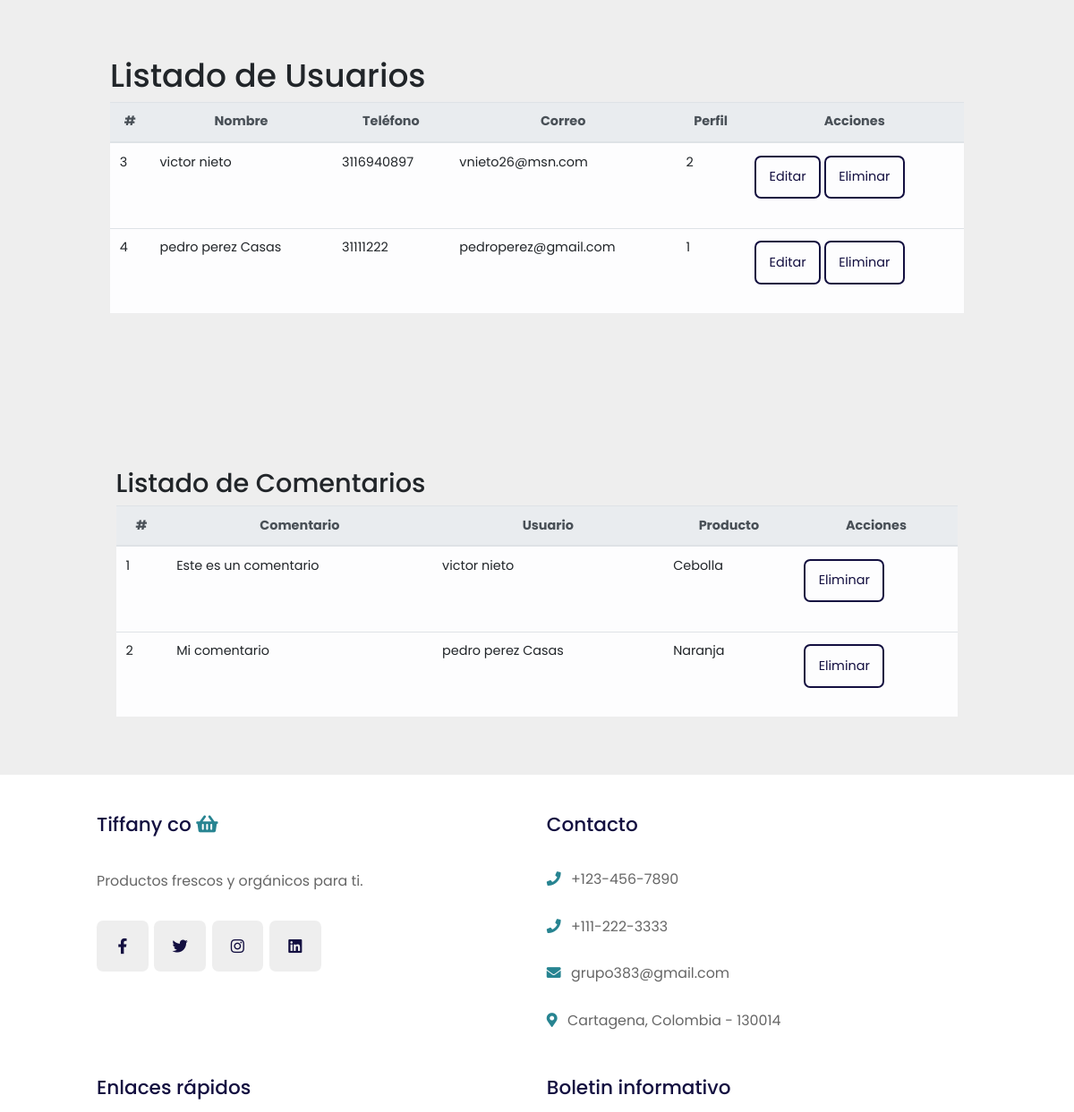
The page /home (signed in, middle part) on the database as committed earlier.
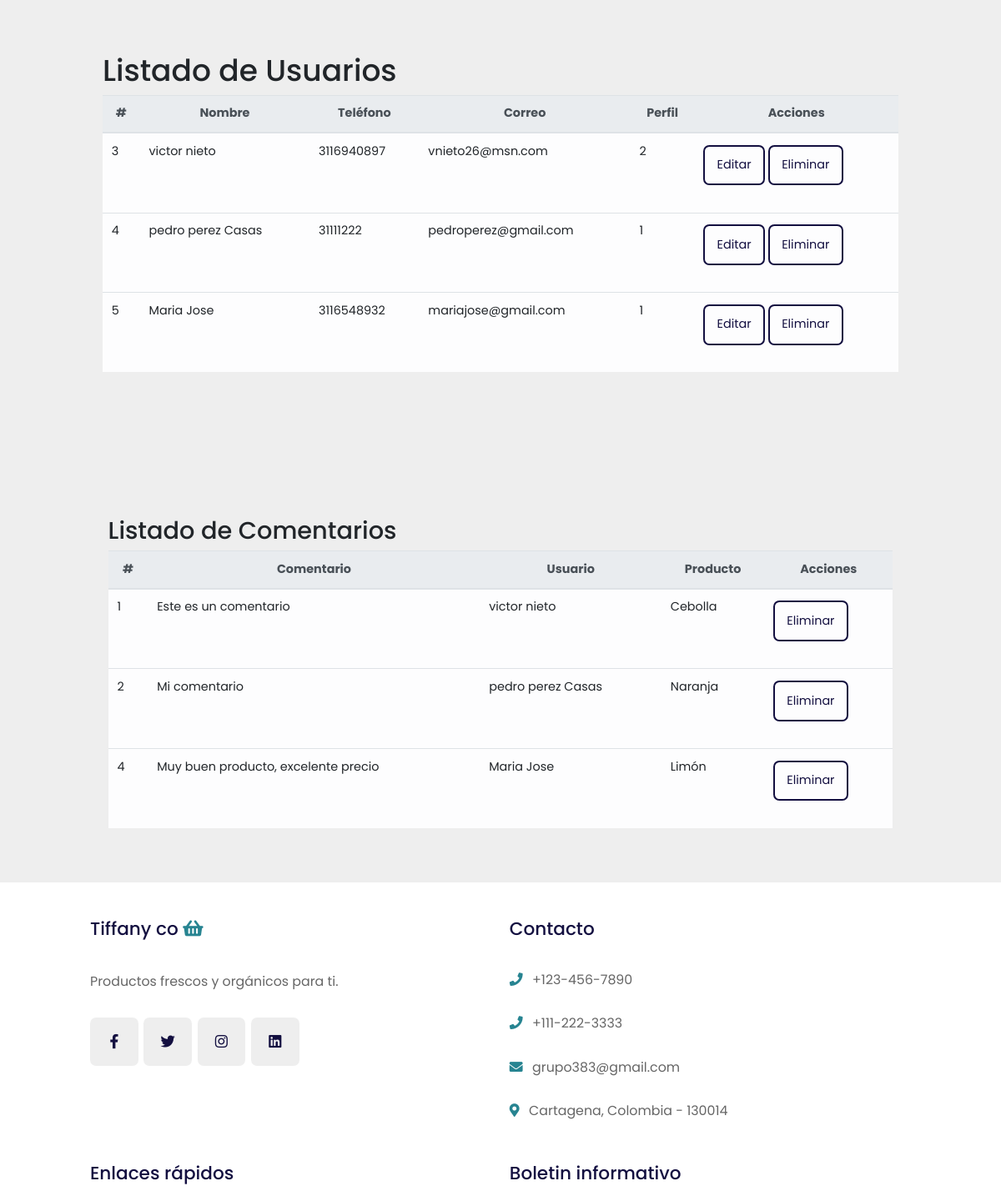
The same page on the database as committed later.
### app.py (models this page shows)
class Users(db.Model):
    id = db.Column(db.Integer, primary_key=True)
    nombre = db.Column(db.String(150), nullable=False)
    telefono = db.Column(db.String(20), nullable=False)
    email = db.Column(db.String(100), unique=True, nullable=False)
    password = db.Column(db.String(80), nullable=False)
    perfil = db.Column(db.String(1), default='1')
    comentario = db.relationship("Comentarios", backref="users")
    compra = db.relationship('Compras', backref='users')

class Comentarios(db.Model):
    id = db.Column(db.Integer, primary_key=True)
    comentario = db.Column(db.String(300), nullable=False)
    id_user = db.Column(db.Integer, db.ForeignKey('users.id'), nullable=False)
    id_producto = db.Column(db.Integer, db.ForeignKey('products.id'), nullable=False)

class Products(db.Model):
    id = db.Column(db.Integer, primary_key=True)
    producto = db.Column(db.String(150), nullable=False)
    categoria = db.Column(db.String(50), nullable=False)
    precio = db.Column(db.Float, default = 0.0)
    stock = db.Column(db.Integer, default=0)
    comentario = db.relationship('Comentarios', backref='products')
    compra = db.relationship('Compras', backref='products')

### app.py (the view)
@ app.route('/home')
def home():
    if 'username' in session:
        productos = Products.query.all()
        users = Users.query.all()
        comentarios = Comentarios.query.all()
        return render_template('home.html', productos=productos, users=users, comentarios= comentarios)
    return redirect(url_for('inicio'))

### templates/home.html (shortened to what this page needs)
<!DOCTYPE html>
<html lang="en">
<head>
    <link rel="stylesheet" href="https://unpkg.com/swiper@7/swiper-bundle.min.css" />
    <link rel="stylesheet" href="https://cdnjs.cloudflare.com/ajax/libs/font-awesome/5.15.4/css/all.min.css">
    <link rel="stylesheet" href="https://maxcdn.bootstrapcdn.com/bootstrap/4.0.0/css/bootstrap.min.css">
    <link rel="stylesheet" href="{{url_for('static', filename='css/style.css') }}">
</head>
<body>
    <section class="products" id="products">
        <div class="container p-4 mt-4">
        </div>
    </section>
    <section class="usuarios" id="usuarios">
        <div class="container">
            <div class="row">
                <div class="col">
                    <h1>Listado de Usuarios</h1>
                    <table class="table table-light">
                        <thead class="thead-light">
                            <tr style="text-align: center">
                                <th>#</th>
                                <th>Nombre</th>
                                <th>Teléfono</th>
                                <th>Correo</th>
                                <th>Perfil</th>
                                <th>Acciones</th>
                            </tr>
                        </thead>
                        <tbody>
                            {% for user in users %}
                            <tr>
                                <td>{{user.id}}</td>
                                <td>{{user.nombre}}</td>
                                <td>{{user.telefono}}</td>
                                <td>{{user.email}}</td>
                                <td>{{user.perfil}}</td>
                                <td>
                                    <a href="" class="btn btn-default btn-rounded mb-4" data-toggle="modal"
                                        data-target="#modaledituser{{user.id}}">Editar</a>
                                    <a onclick="return confirm('¿Desea borrar el usuario?')"
                                        class="btn btn-danger btn-default btn-rounded mb-4"
                                        href="{{url_for('delete_user', id=user.id)}}">Eliminar</a>
                                </td>
                            </tr>
                            {% endfor %}
                        </tbody>
                    </table>
                </div>
            </div>
        </div>
    </section>
    <section class="review" id="review">
    </section>
    <section class="review" id="review">
        <div class="container p-4 mt-4">
            <div class="row">
                <div class="col">
                    <h2>Listado de Comentarios</h2>
                    <table class="table table-light">
                        <thead class="thead-light">
                            <tr style="text-align: center">
                                <th>#</th>
                                <th>Comentario</th>
                                <th>Usuario</th>
                                <th>Producto</th>
                                <th>Acciones</th>
                            </tr>
                        </thead>
                        <tbody>
                            {% for comenta in comentarios %}
                            <tr>
                                <td>{{comenta.id}}</td>
                                <td>{{comenta.comentario}}</td>
                                <td>{{comenta.users.nombre}}</td>
                                <td>{{comenta.products.producto}}</td>
                                <td>
                                    <a onclick="return confirm('¿Desea borrar el usuario?')"
                                        class="btn btn-danger btn-default btn-rounded mb-4"
                                        href="{{url_for('delete_comenta', id=comenta.id)}}">Eliminar</a>
                                </td>
                            </tr>
                            {% endfor %}
                        </tbody>
                    </table>
                </div>
            </div>
        </div>
    </section>
    <section class="footer">
        <div class="box-container">
            <div class="box">
                <h3> Tiffany co <i class="fas fa-shopping-basket"></i> </h3>
                <p>Productos frescos y orgánicos para ti.</p>
                <div class="share">
                    <a href="#" class="fab fa-facebook-f"></a>
                    <a href="#" class="fab fa-twitter"></a>
                    <a href="#" class="fab fa-instagram"></a>
                    <a href="#" class="fab fa-linkedin"></a>
                </div>
            </div>
            <div class="box">
                <h3>Contacto</h3>
                <a href="#" class="links"> <i class="fas fa-phone"></i> +123-456-7890 </a>
                <a href="#" class="links"> <i class="fas fa-phone"></i> +111-222-3333 </a>
                <a href="#" class="links"> <i class="fas fa-envelope"></i> grupo383@gmail.com </a>
                <a href="#" class="links"> <i class="fas fa-map-marker-alt"></i> Cartagena, Colombia - 130014 </a>
            </div>
            <div class="box">
                <h3>Enlaces rápidos</h3>
            </div>
            <div class="box">
                <h3>Boletin informativo</h3>
            </div>
        </div>
    </section>
</body>
</html>

### static/css/style.css (style rules this page uses)
:root { --orange:#278491; --black:#130f40; --light-color:#666; --box-shadow:0 .5rem 1.5rem rgba(0,0,0,.1); --border:.2rem solid rgba(0,0,0,.1); --outline:.1rem solid rgba(0,0,0,.1); --outline-hover:.2rem solid var(--black); }
* { font-family: 'Poppins', sans-serif; margin:0; padding:0; box-sizing: border-box; outline: none; border:none; text-decoration: none; transition: all .2s linear; }
html { font-size: 90%; overflow-x: hidden; scroll-behavior: smooth; scroll-padding-top: 7rem; }
body { background:#eee; }
section { padding:2rem 9%; }
.btn { margin-top: .2rem; display: inline-block; padding:.8rem 1rem; font-size: 1rem; border-radius: .5rem; border:.2rem solid var(--black); color:var(--black); cursor: pointer; background: none; }
.footer { background: #fff; }
.footer .box-container { display: grid; grid-template-columns: repeat(auto-fit, minmax(25rem, 1fr)); gap:1.5rem; }
.footer .box-container .box h3 { font-size: 1.5rem; color:var(--black); padding:1rem 0; }
.footer .box-container .box h3 i { color:var(--orange); }
.footer .box-container .box .links { display: block; font-size: 1.1rem; color:var(--light-color); padding:1rem 0; }
.footer .box-container .box .links i { color:var(--orange); padding-right: .5rem; }
.footer .box-container .box p { line-height: 1.8; font-size: 1.1rem; color:var(--light-color); padding:1rem 0; }
.footer .box-container .box .share a { height:4rem; width:4rem; line-height:4rem; border-radius: .5rem; font-size: 1.2rem; color:var(--black); margin-right: .2rem; background: #eee; text-align: center; }

Rows that differ between the two databases and show on the page:
added Users: id "5", nombre "Maria Jose", telefono "3116548932", email "mariajose@gmail.com", perfil "1"
added Comentarios: id "4", comentario "Muy buen producto, excelente precio", users.nombre "Maria Jose", products.producto "Limón"
